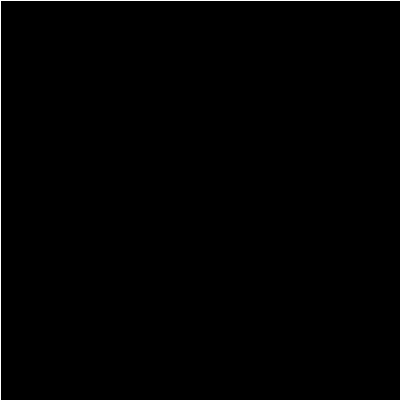
Frame 1 (no input)
Frame 60 (the mouse pressed at the canvas centre just before this capture): identical to frame 1, image omitted
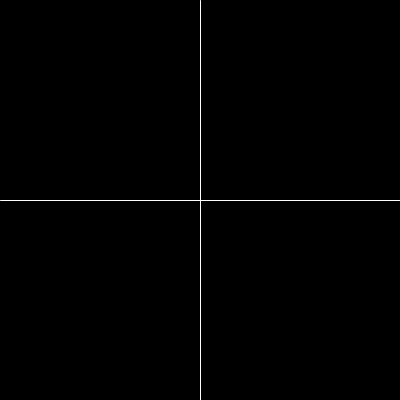
Frame 120 (the mouse held since frame 60 and released just before this capture)

The Processing sketch that drew these frames (run headless with seeded random() and noise(); from frame 60 on, the mouse is pressed at the canvas centre):

// Processing sketch: three
// ── three.pde


void setup(){
  size(400, 400);
  
  
}



void draw(){
  
  background(0);
  
  stroke(255);
  strokeWeight(1);
  line(0, mouseY, width, mouseY);
  line(mouseX, 0, mouseX, height); 
  
  
  if(mousePressed){
    print("X : ");
    print(mouseX  );
    print(" Y : ");
    println(mouseY);
  }
  
  
}
